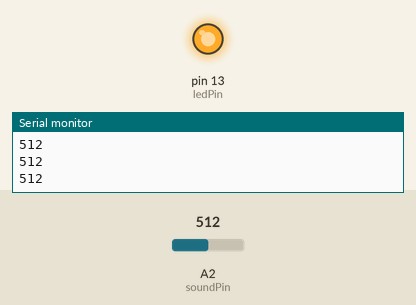
The sketch below on a simulated Arduino Uno, built with avr-gcc and run on an emulated ATmega328P. Parts: output pins drawn as LEDs (lit = HIGH), the last lines printed to the serial monitor. The test bench sets the inputs (shaded band); at power-on: A2 (soundPin) = 512.

Above: at 1.3 s.
1.4 s: A2 (soundPin) set to 108
2.9 s: A2 (soundPin) set to 88
At 4.2 s:
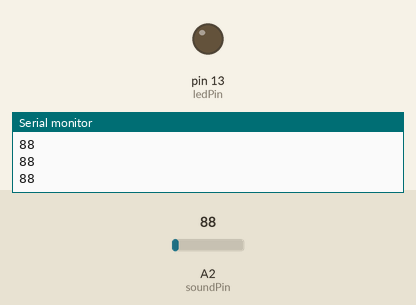
4.5 s: A2 (soundPin) set to 110
At 5.4 s:
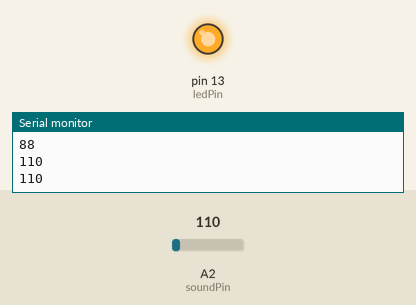
6.0 s: A2 (soundPin) set to 90
At 6.6 s:
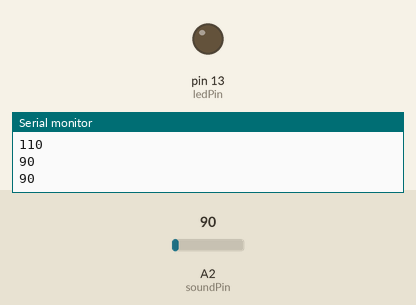
Timing chart, 0 to 8.5 s (numbered marks = the images above; inputs shaded):
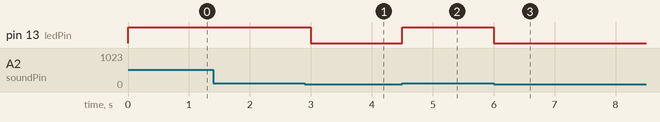

The sketch:

3-Sound_detection_using_arduino.ino
```cpp
const int ledPin = 13;
const int soundPin =A2;
const int threshold = 100;

void setup()
{
  pinMode(ledPin,OUTPUT);
  pinMode(soundPin,INPUT);
  Serial.begin(9600);
}

void loop()
{
  int value = analogRead(soundPin);
  Serial.println(value);
  if(value>=threshold){
    digitalWrite(ledPin,HIGH);
    delay(500);
  }
  else
  {
    digitalWrite(ledPin,LOW);
    delay(500);
  }
}
```

Measured:
- the behaviour switches between 100 and 99 on A2 (soundPin) (found by bisection; images 0 and 1)
- after the input at 2.9 s, pin 13 (ledPin): HIGH → LOW after 0.10 s
- after the input at 4.5 s, pin 13 (ledPin): LOW → HIGH at once
- after the input at 6.0 s, pin 13 (ledPin): HIGH → LOW at once
